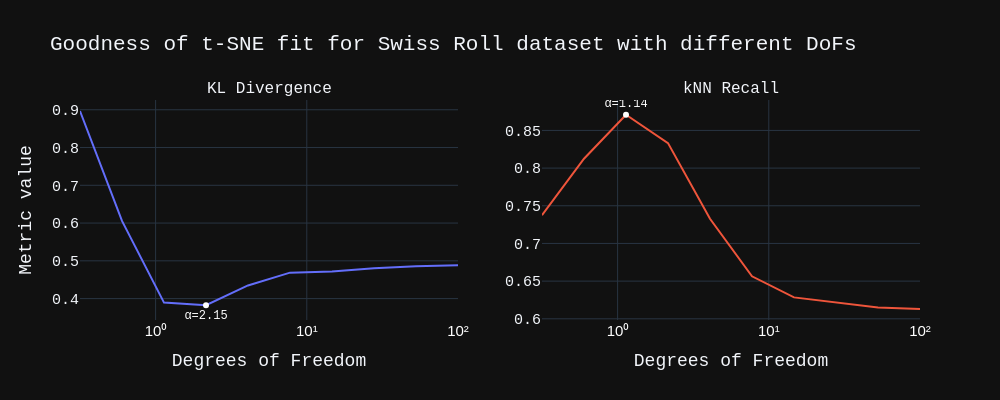

The notebook cell this image was saved under:
### Code cell
importlib.reload(Utils)
results_sr500 = Utils.compute_goodness_of_fit(
    raw_data=sr_points, tsne_data_list=tsne_results_sr500, dofs=ALPHAS, plot=True
)

### Figure 1 — Plotly figure (JSON) as saved in the notebook; plotly's stock layout.template omitted (floating-point values rounded to 4 significant figures)
{"data": [{"mode": "lines", "name": "KL Divergence", "type": "scatter", "x": [0.3162, 0.5995, 1.136, 2.154, 4.084, 7.743, 14.68, 27.83, 52.75, 100], "xaxis": "x", "y": [0.8968, 0.6058, 0.3894, 0.3824, 0.4348, 0.4687, 0.4716, 0.4804, 0.4856, 0.4881], "yaxis": "y"}, {"mode": "lines", "name": "kNN Recall", "type": "scatter", "x": [0.3162, 0.5995, 1.136, 2.154, 4.084, 7.743, 14.68, 27.83, 52.75, 100], "xaxis": "x2", "y": [0.7374, 0.8124, 0.8708, 0.8332, 0.7328, 0.6564, 0.6284, 0.6218, 0.615, 0.613], "yaxis": "y2"}, {"marker": {"color": "white"}, "mode": "markers+text", "name": "Optimal KL", "text": ["α=2.15"], "textfont": {"color": "white", "size": 12}, "textposition": "bottom center", "type": "scatter", "x": [2.154], "xaxis": "x", "y": [0.3824], "yaxis": "y"}, {"marker": {"color": "white"}, "mode": "markers+text", "name": "Optimal kNN Recall", "text": ["α=1.14"], "textfont": {"color": "white", "size": 12}, "textposition": "top center", "type": "scatter", "x": [1.136], "xaxis": "x2", "y": [0.8708], "yaxis": "y2"}], "layout": {"annotations": [{"font": {"size": 16}, "showarrow": false, "text": "KL Divergence", "x": 0.225, "xanchor": "center", "xref": "paper", "y": 1, "yanchor": "bottom", "yref": "paper"}, {"font": {"size": 16}, "showarrow": false, "text": "kNN Recall", "x": 0.775, "xanchor": "center", "xref": "paper", "y": 1, "yanchor": "bottom", "yref": "paper"}], "font": {"family": "Courier New, monospace", "size": 15}, "height": 400, "showlegend": false, "title": {"text": "Goodness of t-SNE fit for Swiss Roll dataset with different DoFs"}, "width": 1000, "xaxis": {"anchor": "y", "domain": [0, 0.45], "tickfont": {"color": "white", "family": "Arial", "size": 15}, "ticktext": ["10⁰", "10¹", "10²"], "tickvals": [1, 10, 100], "title": {"text": "Degrees of Freedom"}, "type": "log"}, "xaxis2": {"anchor": "y2", "domain": [0.55, 1], "tickfont": {"color": "white", "family": "Arial", "size": 15}, "ticktext": ["10⁰", "10¹", "10²"], "tickvals": [1, 10, 100], "title": {"text": "Degrees of Freedom"}, "type": "log"}, "yaxis": {"anchor": "x", "domain": [0, 1], "title": {"text": "Metric value"}}, "yaxis2": {"anchor": "x2", "domain": [0, 1]}}}
